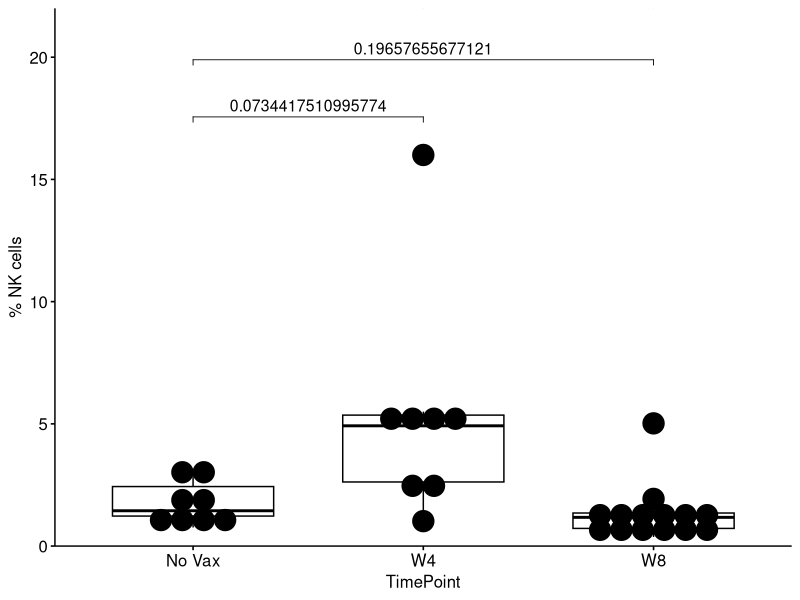
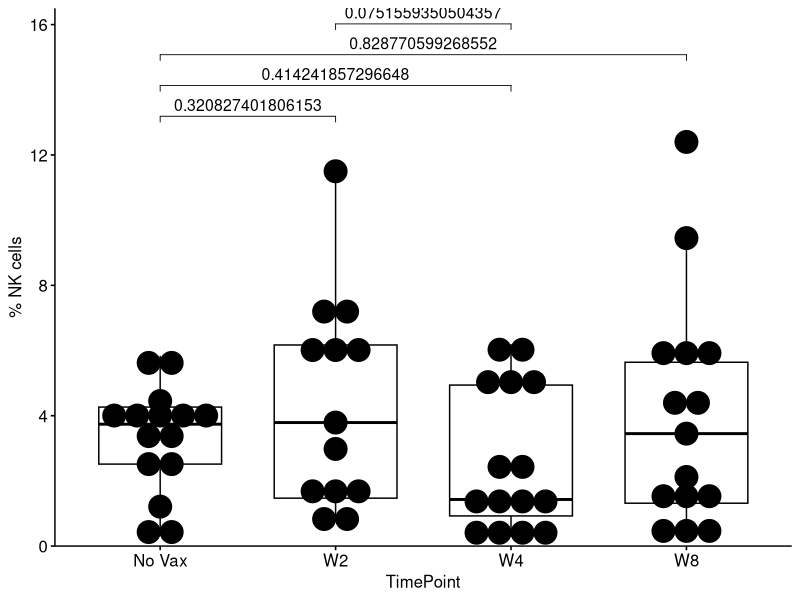

Reproduce these figures in R, in order.
# Load the necessary libraries
library(tidyverse)
library(dplyr)
library(ggplot2)
library(cowplot)
library(viridis)
library(ggpubr)
library(rstatix)  
library(ggpubr)  # For easy data-visualization

# Read in the CSVs
Fig3BC <- read.csv("text/Fig3BC.csv")

#####
### BAL Subsets
Fig3BC.bal <- Fig3BC %>% filter(STIM == "Unstim", Tissue == "BAL") %>% arrange(TimePoint)

a <- ggboxplot(Fig3BC.bal, x = "TimePoint", y = "NK_cells",
               ylim = c(0, 20)) +
  geom_dotplot(
    aes(fill = NULL, color = NULL),
    binaxis='y', stackdir='center', dotsize = 1.2,
    position = position_dodge(0.8)) + ylab("% NK cells")
a_test <- Fig3BC.bal %>% dunn_test(NK_cells ~ TimePoint)  %>%
  adjust_pvalue() %>%  add_significance("p.adj") %>% add_xy_position(x = "TimePoint")
ap <- a +
  stat_pvalue_manual(a_test, label = "p", , tip.length = 0.01, size = 4) +
  scale_y_continuous(expand = expansion(mult = c(0, 0.1)))
ap

### PBMC Subsets
Fig3BC.pbmc <- Fig3BC %>% filter(STIM == "Unstim", Tissue == "PBMC") %>% arrange(TimePoint)

c <- ggboxplot(Fig3BC.pbmc, x = "TimePoint", y = "NK_cells",
               ylim = c(0, 15)) +
  geom_dotplot(
    aes(fill = NULL, color = NULL),
    binaxis='y', stackdir='center', dotsize = 1.2,
    position = position_dodge(0.8)) + ylab("% NK cells")
c_test <- Fig3BC.pbmc %>% dunn_test(NK_cells ~ TimePoint)  %>%
  adjust_pvalue() %>%  add_significance("p.adj") %>% add_xy_position(x = "TimePoint")
cp <- c +
  stat_pvalue_manual(c_test, label = "p", , tip.length = 0.01, size = 4) +
  scale_y_continuous(expand = expansion(mult = c(0, 0.1)))
cp


